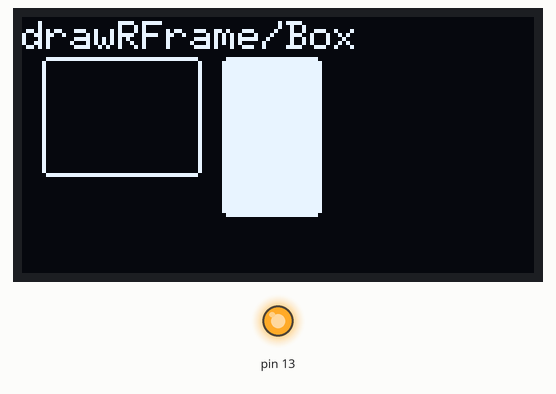
The sketch below on a simulated Arduino Uno, built with avr-gcc and run on an emulated ATmega328P. Parts: 128×64 one-colour display, output pins drawn as LEDs (lit = HIGH).

Above: at 3.18 s.
At 6.1 s:
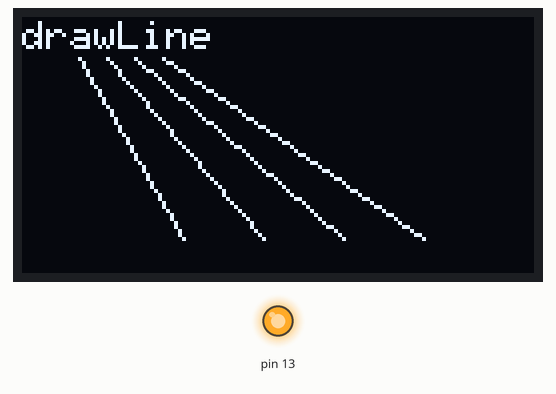
At 10.8 s:
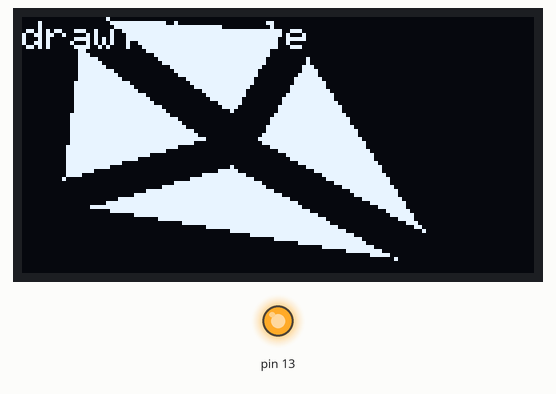
At 18.1 s:
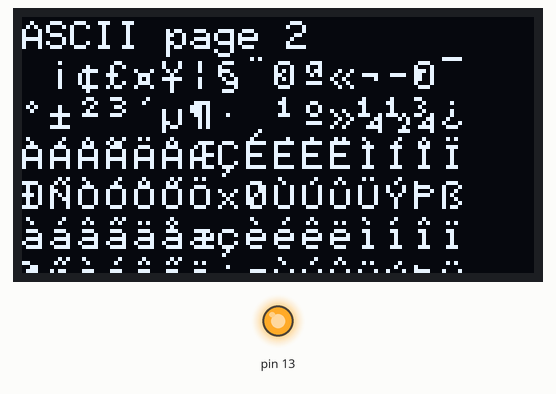
At 27.72 s:
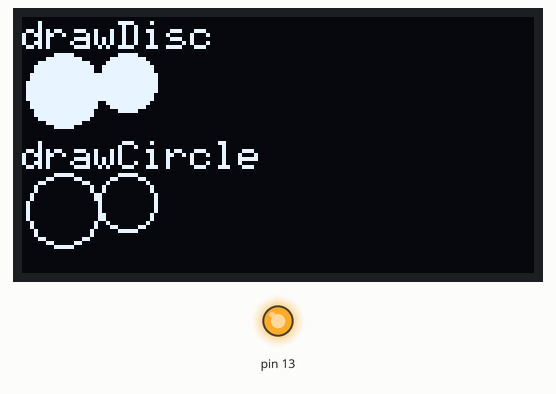
At 37.4 s:
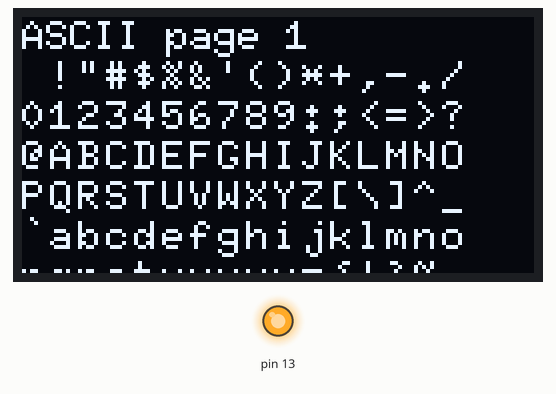

Measured:
- what the display in image 1 shows lasts 0.6 s, from 6.1 s to 6.7 s
- what the display in image 2 shows lasts 0.8 s, from 10.8 s to 11.6 s
- what the display in image 3 shows lasts 6.5 s, from 18.1 s to 24.6 s

The sketch:

day22_display_panel.ino
```cpp
#include <U8glib.h>

U8GLIB_SH1106_128X64  My_u8g_Panel(U8G_I2C_OPT_NONE); // I2C / TWI

/*
 * For documentation on u8glib functions:
https://github.com/olikraus/u8glib/wiki/userreference
 */

uint8_t draw_state = 0;

// ************************************************
void setup(void) {

  // flip screen, if required
  //u8g.setRot180();

  #if defined(ARDUINO)
    pinMode(13, OUTPUT);
    digitalWrite(13, HIGH);
  #endif
}

// ************************************************
void loop(void) {

  // picture loop
  My_u8g_Panel.firstPage();
  do {
    draw();
  } while( My_u8g_Panel.nextPage() );

  // increase the state
  draw_state++;
  if ( draw_state >= 9*8 )
    draw_state = 0;

  // rebuild the picture after some delay
  //delay(150);

}

// ************************************************

void draw(void) {
  u8g_prepare();
  switch(draw_state >> 3) {
    case 0: u8g_box_frame(draw_state&7); break;
    case 1: u8g_disc_circle(draw_state&7); break;
    case 2: u8g_r_frame(draw_state&7); break;
    case 3: u8g_string(draw_state&7); break;
    case 4: u8g_line(draw_state&7); break;
    case 5: u8g_triangle(draw_state&7); break;
    case 6: u8g_ascii_1(); break;
    case 7: u8g_ascii_2(); break;
    case 8: u8g_extra_page(draw_state&7); break;
  }
}

void u8g_prepare(void) {
  My_u8g_Panel.setFont(u8g_font_6x10);
  My_u8g_Panel.setFontRefHeightExtendedText();
  My_u8g_Panel.setDefaultForegroundColor();
  My_u8g_Panel.setFontPosTop();
}

void u8g_box_frame(uint8_t a) {
  My_u8g_Panel.drawStr( 0, 0, "drawBox");
  My_u8g_Panel.drawBox(5,10,20,10);
  My_u8g_Panel.drawBox(10+a,15,30,7);
  My_u8g_Panel.drawStr( 0, 30, "drawFrame");
  My_u8g_Panel.drawFrame(5,10+30,20,10);
  My_u8g_Panel.drawFrame(10+a,15+30,30,7);
}

void u8g_disc_circle(uint8_t a) {
  My_u8g_Panel.drawStr( 0, 0, "drawDisc");
  My_u8g_Panel.drawDisc(10,18,9);
  My_u8g_Panel.drawDisc(24+a,16,7);
  My_u8g_Panel.drawStr( 0, 30, "drawCircle");
  My_u8g_Panel.drawCircle(10,18+30,9);
  My_u8g_Panel.drawCircle(24+a,16+30,7);
}

void u8g_r_frame(uint8_t a) {
  My_u8g_Panel.drawStr( 0, 0, "drawRFrame/Box");
  My_u8g_Panel.drawRFrame(5, 10,40,30, a+1);
  My_u8g_Panel.drawRBox(50, 10,25,40, a+1);
}

void u8g_string(uint8_t a) {
  My_u8g_Panel.drawStr(30+a,31, " 0");
  My_u8g_Panel.drawStr90(30,31+a, " 90");
  My_u8g_Panel.drawStr180(30-a,31, " 180");
  My_u8g_Panel.drawStr270(30,31-a, " 270");
}

void u8g_line(uint8_t a) {
  My_u8g_Panel.drawStr( 0, 0, "drawLine");
  My_u8g_Panel.drawLine(7+a, 10, 40, 55);
  My_u8g_Panel.drawLine(7+a*2, 10, 60, 55);
  My_u8g_Panel.drawLine(7+a*3, 10, 80, 55);
  My_u8g_Panel.drawLine(7+a*4, 10, 100, 55);
}

void u8g_triangle(uint8_t a) {
  uint16_t offset = a;
  My_u8g_Panel.drawStr( 0, 0, "drawTriangle");
  My_u8g_Panel.drawTriangle(14,7, 45,30, 10,40);
  My_u8g_Panel.drawTriangle(14+offset,7-offset, 45+offset,30-offset, 57+offset,10-offset);
  My_u8g_Panel.drawTriangle(57+offset*2,10, 45+offset*2,30, 86+offset*2,53);
  My_u8g_Panel.drawTriangle(10+offset,40+offset, 45+offset,30+offset, 86+offset,53+offset);
}

void u8g_ascii_1() {
  char s[2] = " ";
  uint8_t x, y;
  My_u8g_Panel.drawStr( 0, 0, "ASCII page 1");
  for( y = 0; y < 6; y++ ) {
    for( x = 0; x < 16; x++ ) {
      s[0] = y*16 + x + 32;
      My_u8g_Panel.drawStr(x*7, y*10+10, s);
    }
  }
}

void u8g_ascii_2() {
  char s[2] = " ";
  uint8_t x, y;
  My_u8g_Panel.drawStr( 0, 0, "ASCII page 2");
  for( y = 0; y < 6; y++ ) {
    for( x = 0; x < 16; x++ ) {
      s[0] = y*16 + x + 160;
      My_u8g_Panel.drawStr(x*7, y*10+10, s);
    }
  }
}

void u8g_extra_page(uint8_t a)
{
  if ( My_u8g_Panel.getMode() == U8G_MODE_HICOLOR || My_u8g_Panel.getMode() == U8G_MODE_R3G3B2) {
    /* draw background (area is 128x128) */
    u8g_uint_t r, g, b;
    b = a << 5;
    for( g = 0; g < 64; g++ )
    {
      for( r = 0; r < 64; r++ )
      {
    My_u8g_Panel.setRGB(r<<2, g<<2, b );
    My_u8g_Panel.drawPixel(g, r);
      }
    }
    My_u8g_Panel.setRGB(255,255,255);
    My_u8g_Panel.drawStr( 66, 0, "Color Page");
  }
  else if ( My_u8g_Panel.getMode() == U8G_MODE_GRAY2BIT )
  {
    My_u8g_Panel.drawStr( 66, 0, "Gray Level");
    My_u8g_Panel.setColorIndex(1);
    My_u8g_Panel.drawBox(0, 4, 64, 32);
    My_u8g_Panel.drawBox(70, 20, 4, 12);
    My_u8g_Panel.setColorIndex(2);
    My_u8g_Panel.drawBox(0+1*a, 4+1*a, 64-2*a, 32-2*a);
    My_u8g_Panel.drawBox(74, 20, 4, 12);
    My_u8g_Panel.setColorIndex(3);
    My_u8g_Panel.drawBox(0+2*a, 4+2*a, 64-4*a, 32-4*a);
    My_u8g_Panel.drawBox(78, 20, 4, 12);
  }
  else
  {
    My_u8g_Panel.drawStr( 0, 12, "setScale2x2");
    My_u8g_Panel.setScale2x2();
    My_u8g_Panel.drawStr( 0, 6+a, "setScale2x2");
    My_u8g_Panel.undoScale();
  }
}
```
